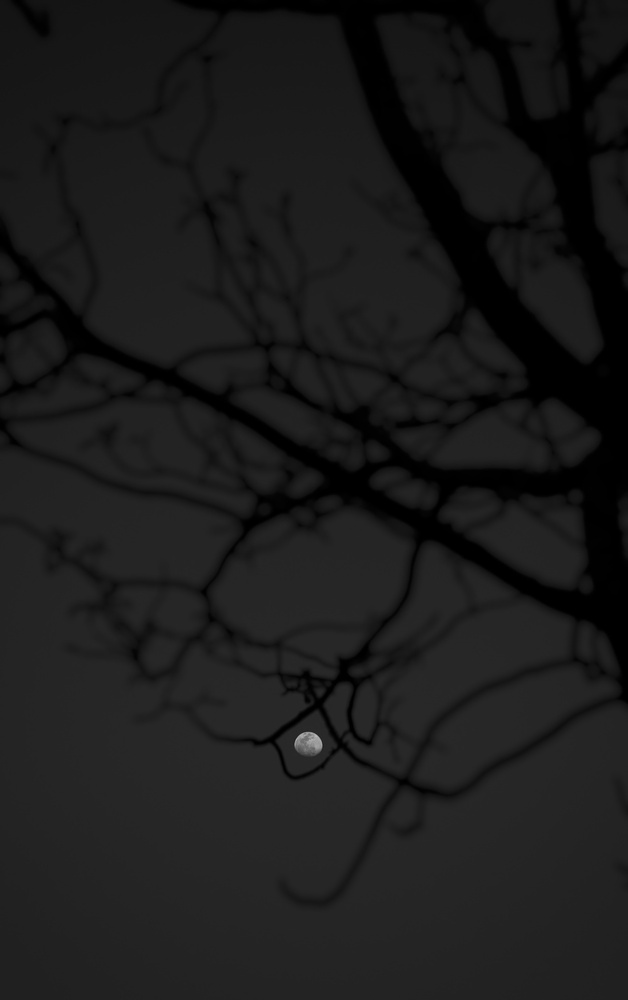
#> input picture group 414/lab1/KurianYurii/low-contrast.jpg, 628 x 1000 px, shrunk from 1841 x 2931 before the run, found by its file name
$ python lab1.py
#> lines starting #> are read from the running program, lines starting #| are printed output that depends on the picture; after the words box and inside, x2 and y2 are one past the last pixel; in counts of white or black regions, pixels touching at a corner belong together
import matplotlib.pyplot as plt
import numpy as np
from PIL import Image

my_image = Image.open(
    'C:/Users/yurka/PycharmProjects/cv-2023/group 414/lab1/KurianYurii/low-contrast.jpg')
#> my_image is the input picture: PIL image 628x1000 RGB; min 0, max 183, mean 27.1


def rgb_to_gray(image):
    width, height = image.size
#> width = 628; height = 1000
    gray_image = Image.new('L', (width, height))
#> gray_image: PIL image 628x1000 L; every value is 0

    for x in range(width):
        for y in range(height):
            r, g, b = image.getpixel((x, y))
            gray = int(0.2126 * r + 0.7152 * g + 0.0722 * b)
            gray_image.putpixel((x, y), gray)

    return gray_image


my_image = rgb_to_gray(my_image)
pix = my_image.load()
plt.imshow(my_image)
plt.show()

width, height = my_image.size
#> width = 628; height = 1000
pixels = list(my_image.getdata())
#> pixels = 628000 items


def Gaus_formula(size, sigma=1.0):
    size = int(size) // 2
    x, y = np.mgrid[-size:size + 1, -size:size + 1]
    H = np.exp(-((x ** 2 + y ** 2) / (2.0 * sigma ** 2))) / (2.0 * np.pi * sigma ** 2)
    return H


new = Gaus_formula(5)


def convolve(image, kernel):
    my_image = np.array(image)
    # Перевірка розмірів зображення та ядра
    i_rows, i_cols = my_image.shape
#> i_rows = 1000; i_cols = 628
    k_rows, k_cols = kernel.shape
    output = np.zeros(my_image.shape)
    # Цикл по всім пікселям зображення
    for i in range(i_rows - k_rows + 1):
        for j in range(i_cols - k_cols + 1):
            # Здійснення згортки між пікселями зображення та ядром
            output[i, j] = (kernel * my_image[i:i+k_rows, j:j+k_cols]).sum()
    return output


new_image = convolve(my_image, new)

array = np.array(new_image, dtype=np.uint8)

Image.fromarray(array)

Core_x = np.asarray([[-1, 0, 1],
                     [-2, 0, 2],
                     [-1, 0, 1]])

Core_y = np.asarray([[1, 2, 1],
                     [0, 0, 0],
                     [-1, -2, -1]])

intensity_gradient_x = convolve(new_image, Core_x)
#> after the loop in convolve (call 2), `for i in range(i_rows - k_rows + 1):`:
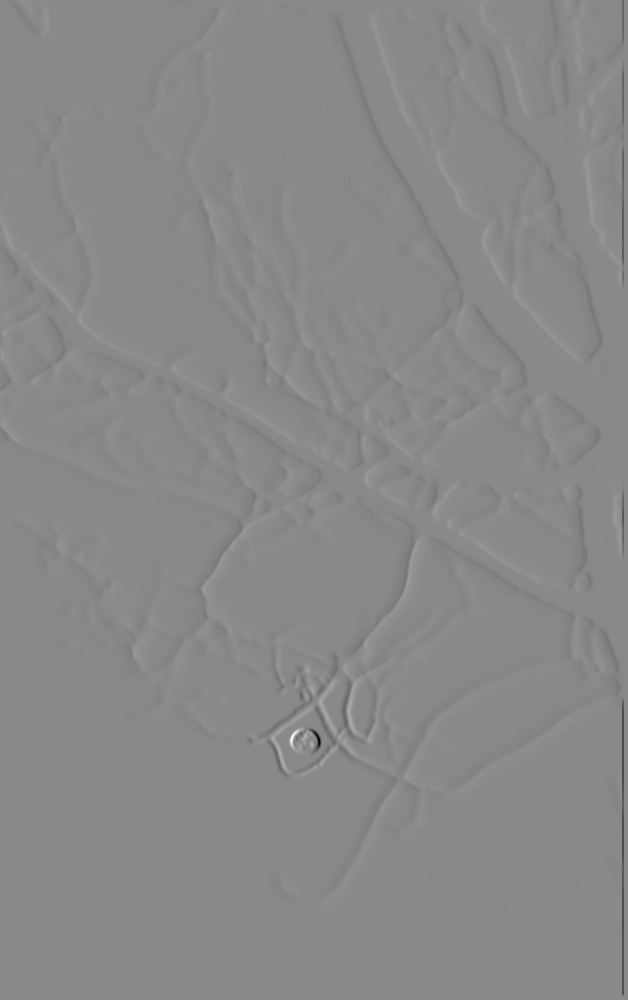
#> output: shape (1000, 628) float64; min -309.7, max 266.7, mean -0.3; drawn with min black and max white
array = np.array(intensity_gradient_x, dtype=np.uint8)
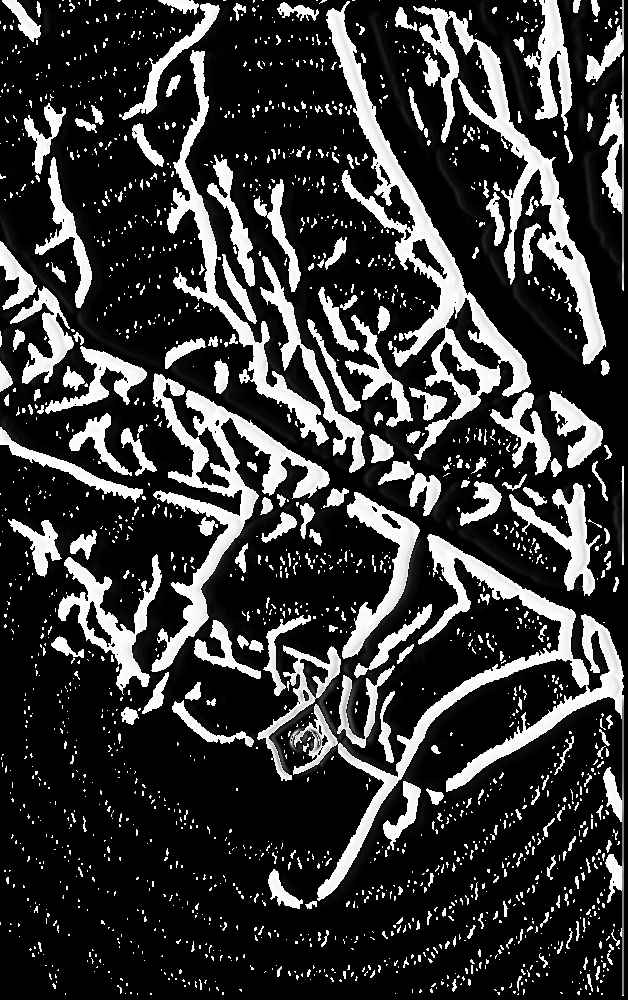
#> array: shape (1000, 628); min 0, max 255, mean 56.5

Image.fromarray(array)
plt.imshow(array)

intensity_gradient_y =convolve(new_image, Core_y)
#> after the loop in convolve (call 3), `for i in range(i_rows - k_rows + 1):`:
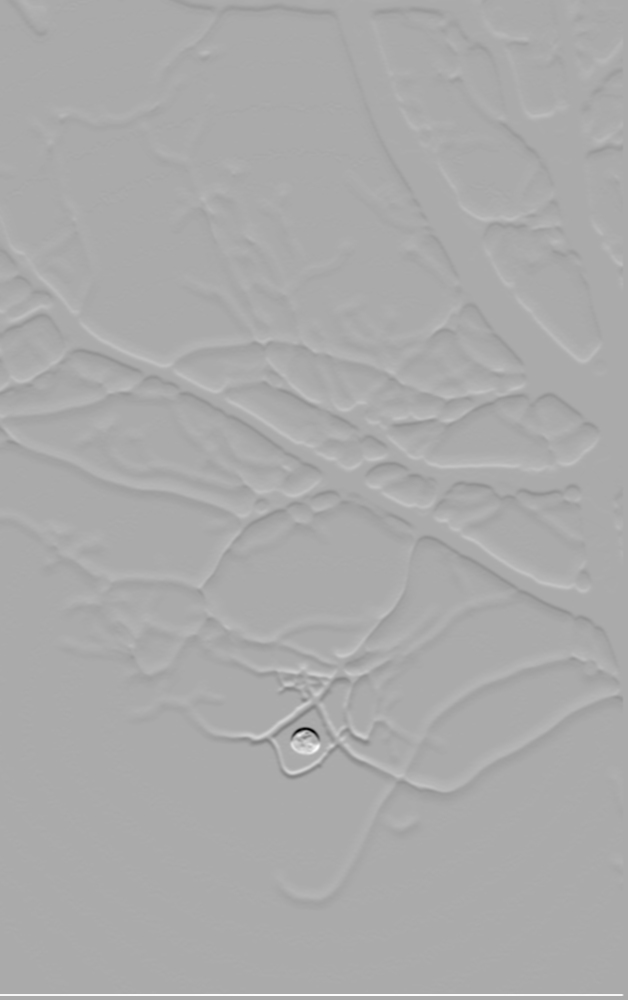
#> output: shape (1000, 628) float64; min -288, max 142, mean 0.1; drawn with min black and max white
array = np.array(intensity_gradient_y, dtype=np.uint8)
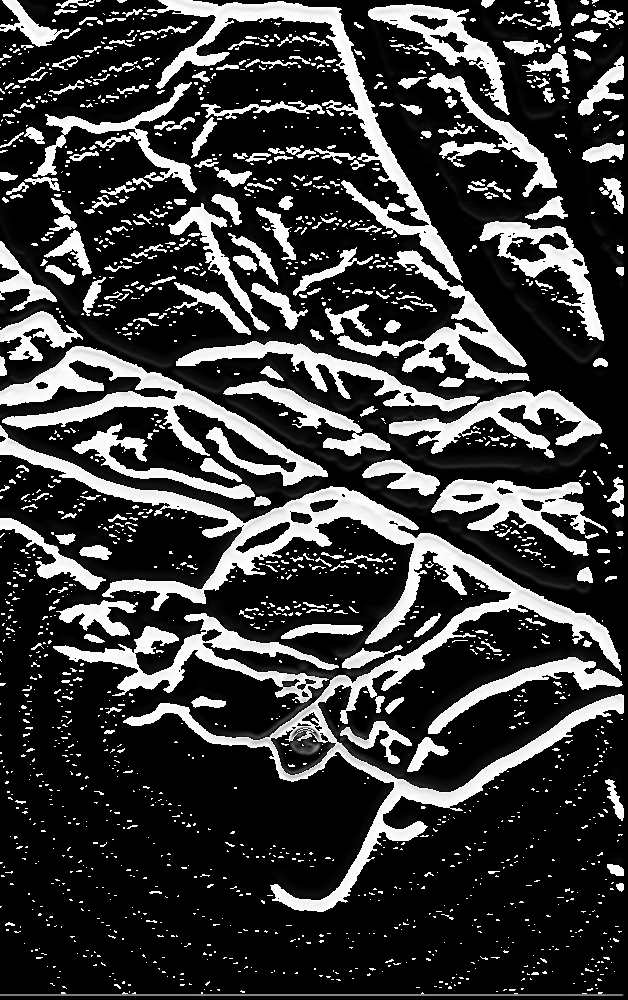
#> array: shape (1000, 628); min 0, max 255, mean 60

Image.fromarray(array)
plt.imshow(array)


def magnitude(Core_x, Core_y):
    return np.hypot(Core_x, Core_y)
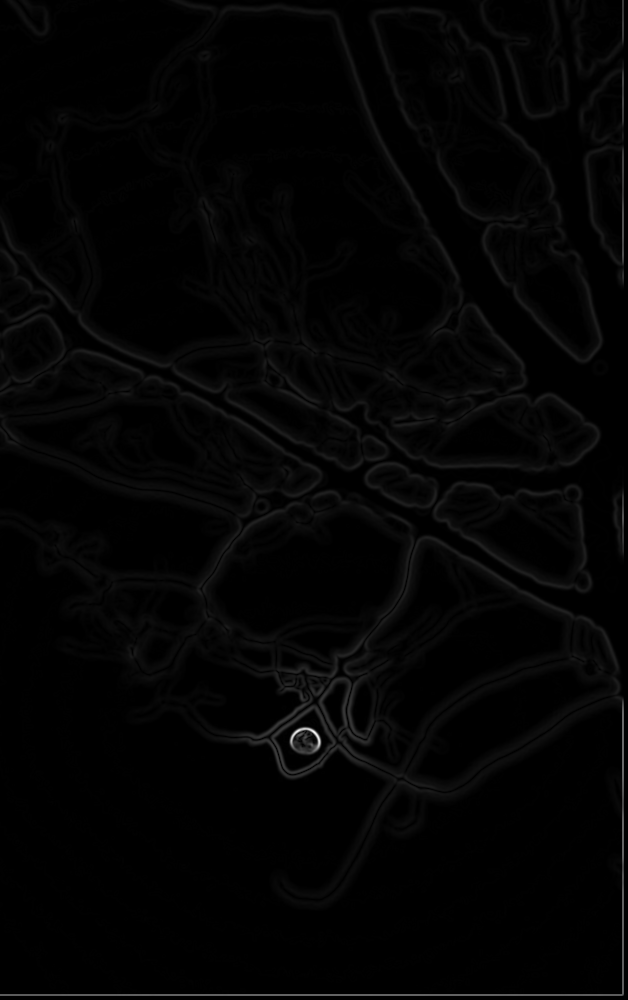
#> returned value: shape (1000, 628) float64; min 0, max 347.3, mean 5.5; drawn with min black and max white


magnitude_threshold = magnitude(intensity_gradient_x, intensity_gradient_y)

magnitude_threshold = magnitude_threshold / magnitude_threshold.max() * 255
array = np.array(magnitude_threshold, dtype=np.uint8)

Image.fromarray(array)
plt.imshow(array)

high_bound = magnitude_threshold.max() * 0.09
#> high_bound = 22.95
low_bound = magnitude_threshold.max() * 0.09 * 0.05
#> low_bound = 1.15

high = np.where(magnitude_threshold >= high_bound, 255, 0)
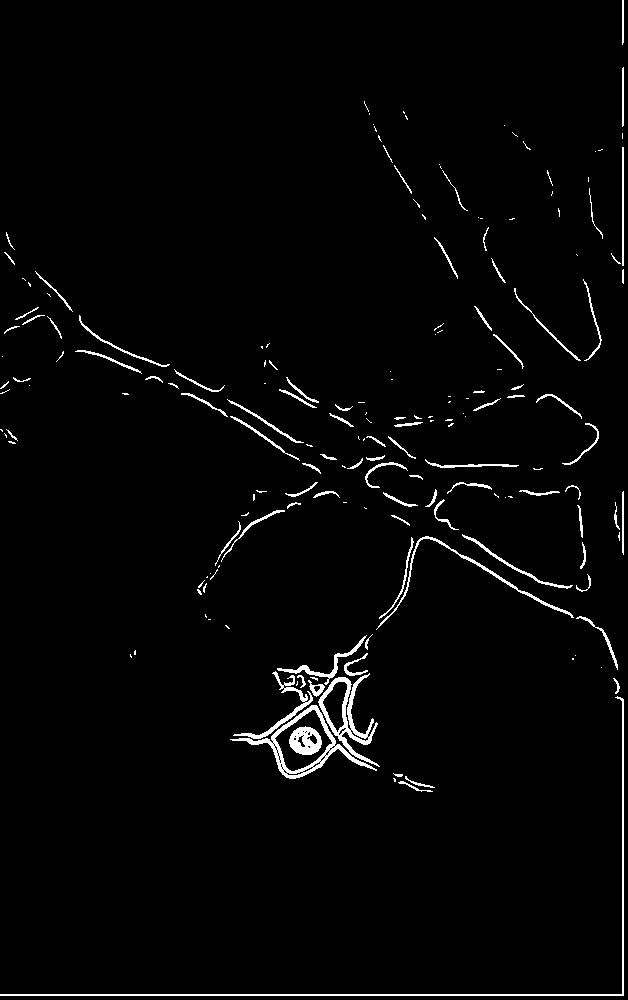
#> high: shape (1000, 628) int64; 2.3% white in thin lines or dots
low = np.where(magnitude_threshold < low_bound, 255, 0)
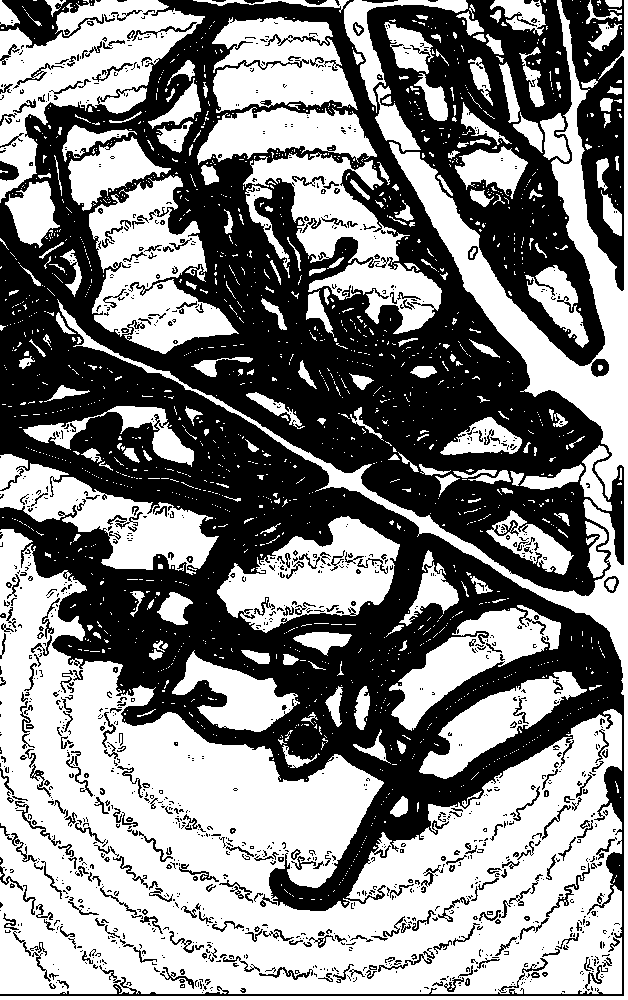
#> low: shape (1000, 628) int64; 52.2% white; 1332 black regions (1014 under 20 px), largest, box (x1, y1, x2, y2) and area: (0, 0, 624, 996) 264792, (561, 0, 624, 291) 9331, (0, 0, 104, 48) 2108

array = np.array(high, dtype=np.uint8)
#> array: shape (1000, 628); 2.3% white in thin lines or dots

im_b_f = Image.fromarray(array)
plt.imshow(im_b_f)
# plt.show()

array = np.array(low, dtype=np.uint8)

im_b_f = Image.fromarray(array)
plt.imshow(im_b_f)


# plt.show()


def hysteresis(image, weak=200):
#> called with weak = 200
    image_row, image_col = image.shape
#> image_row = 1000; image_col = 628

    final_image = np.zeros((image_row, image_col))

    for row in range(1, image_row - 1):
        for col in range(1, image_col - 1):
            if image[row, col] >= weak:
                if (image[row - 1:row + 2, col - 1:col + 2] == 255).any():
                    final_image[row, col] = 255
#> final_image: shape (1000, 628) float64; 2.3% white in thin lines or dots

    return final_image


a = hysteresis(high)

array = np.array(a, dtype=np.uint8)
#> array: shape (1000, 628); 2.3% white in thin lines or dots

plt.imshow(a)
plt.show()
